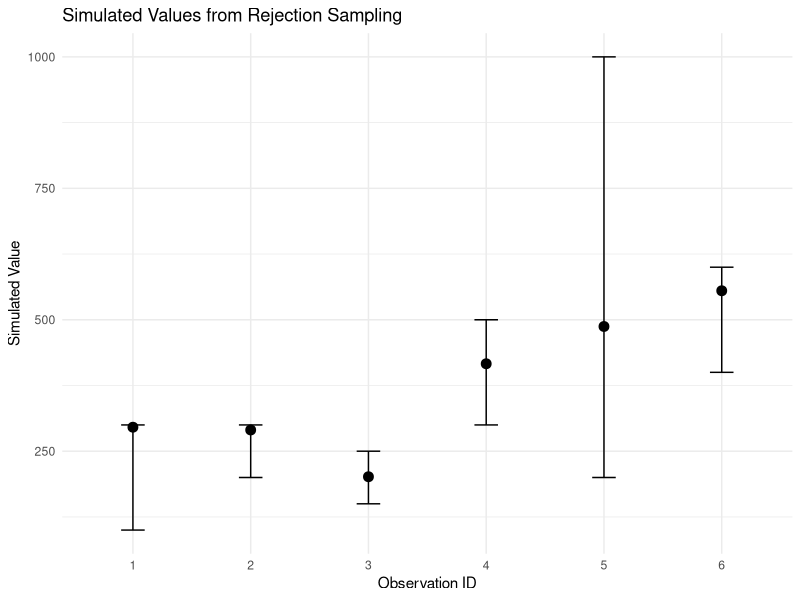

The R script that drew this image:
## ---- chunk 1
empirical_data <- data.frame(
  id = 1:6,
  category_min = c(100, 200, 150, 300, 200, 400),
  category_max = c(300, 300, 250, 500, 1000, 600)
)

global_min <- min(empirical_data$category_min)
global_max <- max(empirical_data$category_max)
global_mu <- (global_min + global_max) / 2
global_sigma <- (global_max - global_min) / 6
f_max <- dnorm(global_mu, mean = global_mu, sd = global_sigma)

# Verbose rejection sampling with print statements and iteration count
simulate_verbose <- function(min_val, max_val, mu, sigma, f_max, row_id = NA) {
  iter <- 0
  repeat {
    iter <- iter + 1
    x_candidate <- runif(1, min = min_val, max = max_val)
    y <- runif(1, min = 0, max = f_max)
    fx <- dnorm(x_candidate, mean = mu, sd = sigma)

    if (y < fx) {
      message(glue::glue("Row {row_id}: Accepted x = {round(x_candidate, 2)} on iteration {iter}"))
      return(x_candidate)
    } else {
      message(glue::glue("Row {row_id}: Rejected x = {round(x_candidate, 2)}"))
    }
  }
}


# Apply simulation row-wise with purrr::map2 and verbose output
set.seed(42)
empirical_data$simulated_value <- purrr::map2_dbl(
  empirical_data$category_min,
  empirical_data$category_max,
  ~ simulate_verbose(.x, .y, mu = global_mu, sigma = global_sigma, f_max = f_max,
                     row_id = empirical_data$id[which(empirical_data$category_min == .x & empirical_data$category_max == .y)[1]])
)

# Show the final simulated dataset
print(empirical_data)

## ---- chunk 2

library(ggplot2)

ggplot(empirical_data, aes(x = factor(id), y = simulated_value)) +
  geom_point(size = 3) +
  geom_errorbar(aes(ymin = category_min, ymax = category_max), width = 0.2) +
  labs(x = "Observation ID", y = "Simulated Value",
       title = "Simulated Values from Rejection Sampling") +
  theme_minimal()
